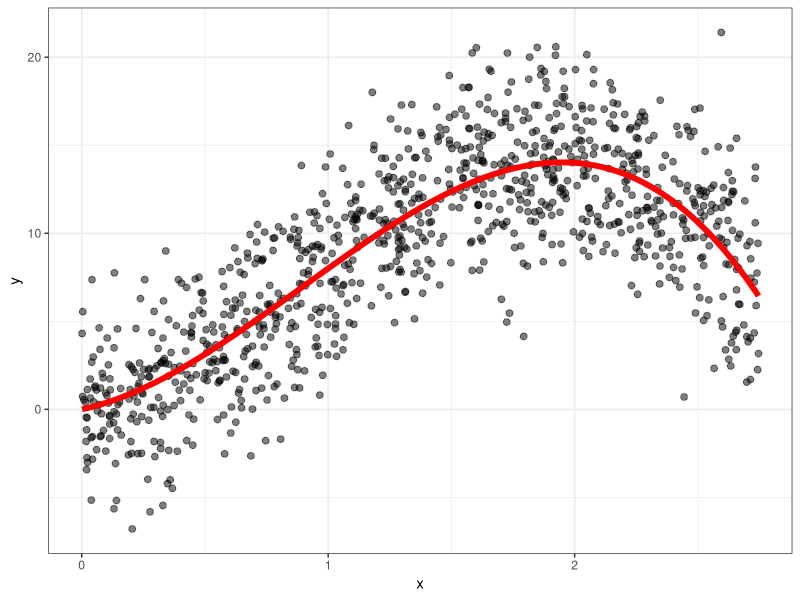
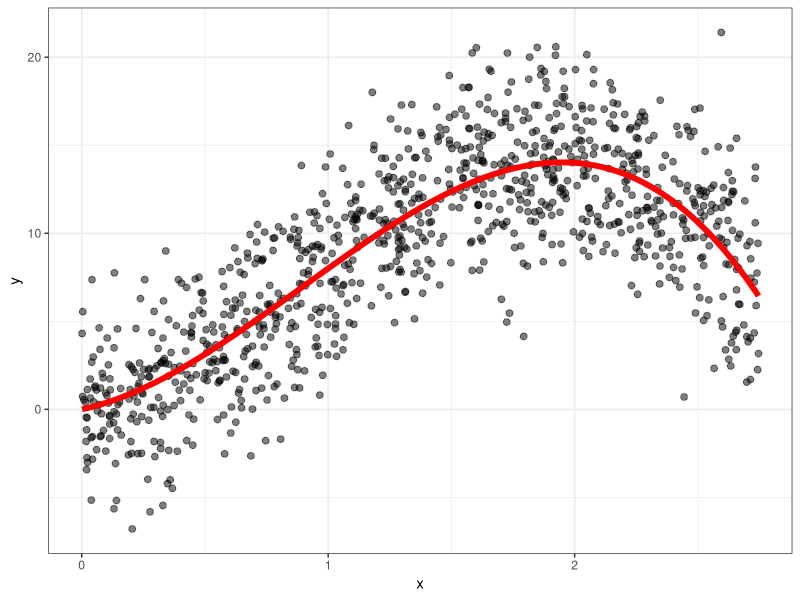
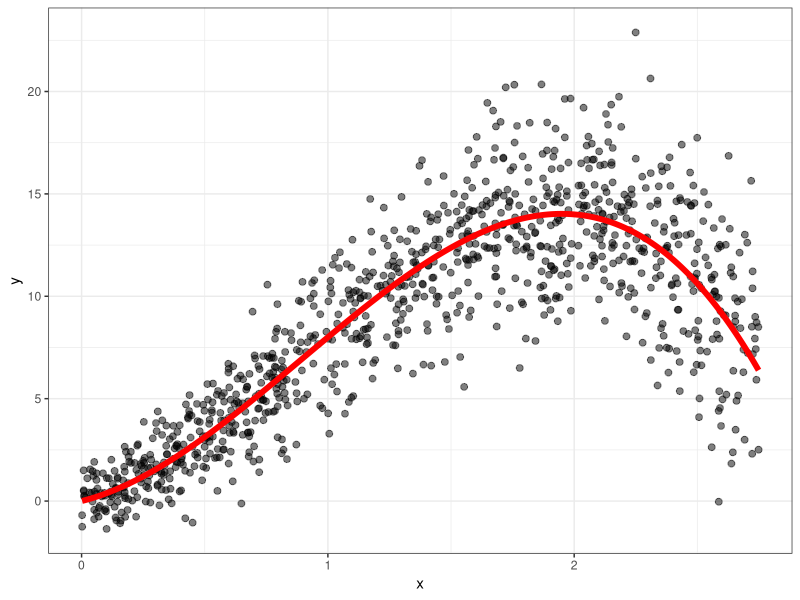
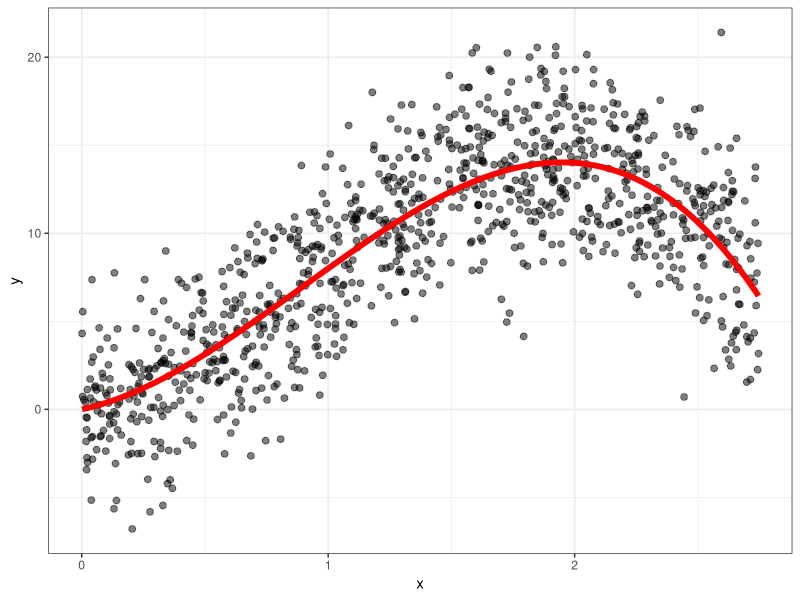
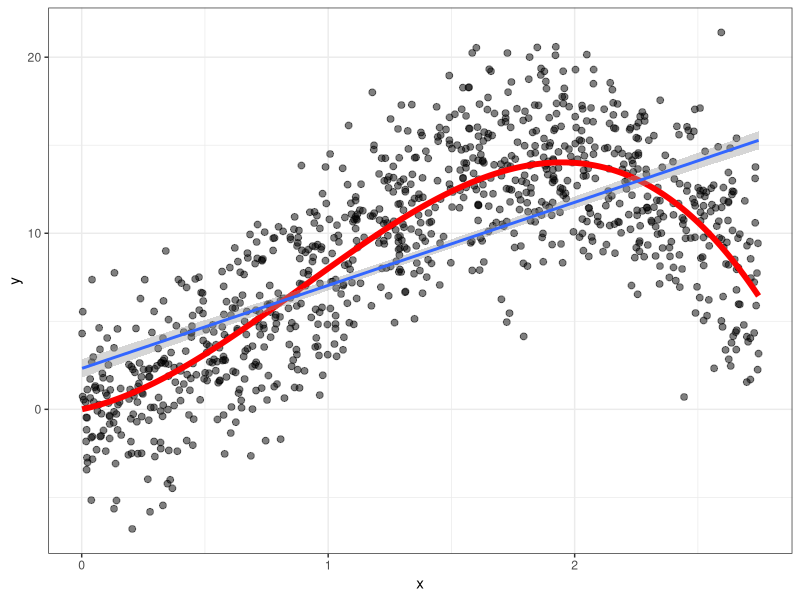
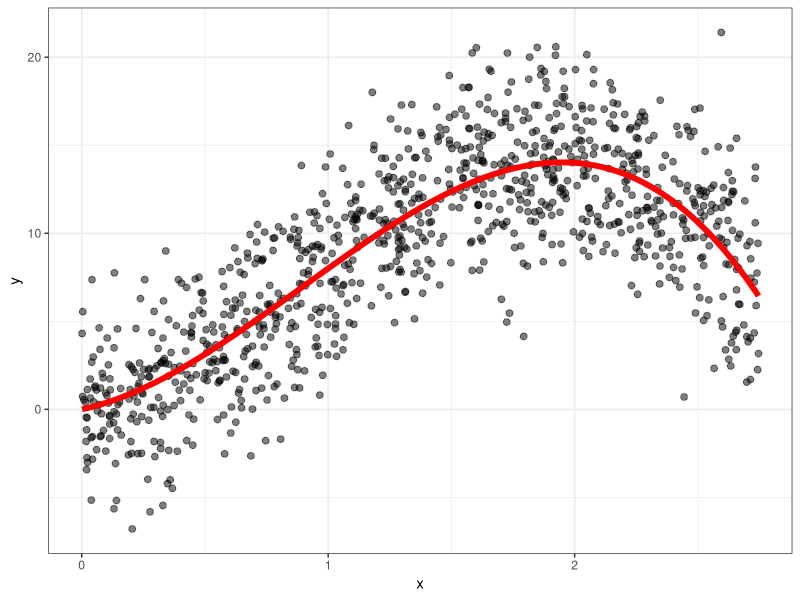
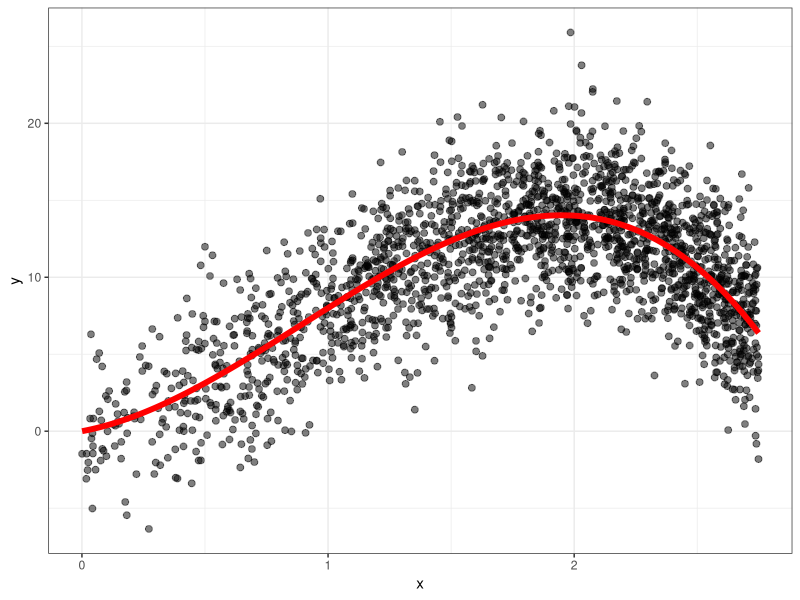
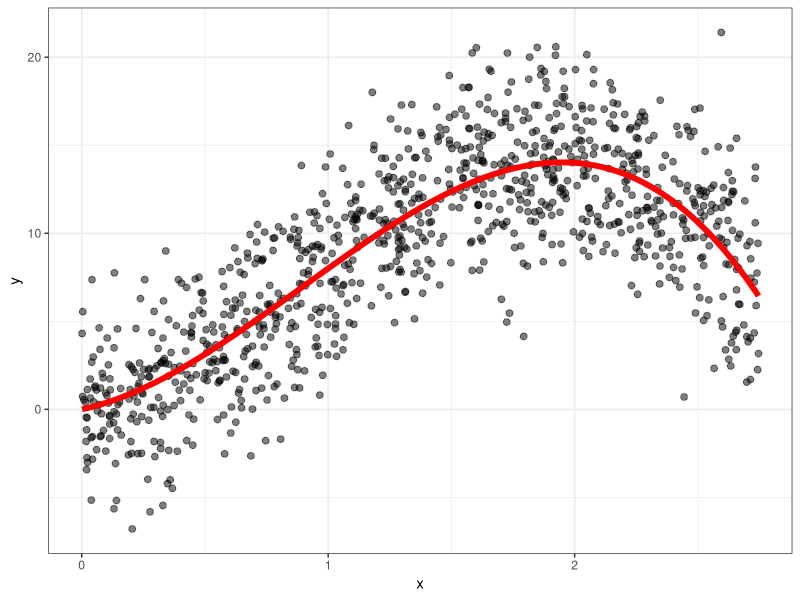

Write R code to recreate these figures, in order. (Note: a time limit stopped this script after it produced the figures.)
## ---- chunk 1
library(tidyverse)
knitr::opts_chunk$set(fig.height=5, fig.width=8.5, fig.align="center", warning = F, message = F)
## ---- chunk 2
n <- 1000
dat <- tibble(x = runif(n, min = 0, max = 2.75)) |> 
  mutate(mu = 3*x + 8*x^2 - 3*x^3,
         y = rnorm(n, mean = mu, sd = 3))
p <- dat |> 
  ggplot(aes(x = x, y = y)) + 
  geom_point(alpha = .5, size = 2) +
  theme_bw() + 
  geom_line(aes(y = mu), col = "red", lwd = 2)
p
## ---- chunk 3
p
## ---- chunk 4
tibble(x = runif(n, min = 0, max = 2.75)) |> 
  mutate(mu = 3*x + 8*x^2 - 3*x^3,
         y = rnorm(n, mean = mu, sd = 1 + x)) |> 
  ggplot(aes(x = x, y = y)) + 
  geom_point(alpha = .5, size = 2) +
  theme_bw() + 
  geom_line(aes(y = mu), col = "red", lwd = 2)
## ---- chunk 5
p
## ---- chunk 6
p + 
  geom_smooth(method = lm)
## ---- chunk 7
p
## ---- chunk 8
n <- 5000
tibble(x = rnorm(n, mean = 3, sd = 1.5)) |> 
  mutate(mu = 3*x + 8*x^2 - 3*x^3,
         y = rnorm(n, mean = mu, sd = 3)) |> 
  filter(x > 0 & x < 2.75) |> 
  ggplot(aes(x = x, y = y)) + 
  geom_point(alpha = .5, size = 2) +
  theme_bw() + 
  geom_line(aes(y = mu), col = "red", lwd = 2)
## ---- chunk 9
p
## ---- chunk 10
head(dat, 4)
## ---- chunk 11
dat |> 
  summarize(var(y), var(y - mu), var(mu))
## ---- chunk 12
cef_alpha <- 0
cef_slope <- 2
n <- 15

set.seed(60641)
dat <- tibble(x = runif(n)) |> 
  mutate(y = rnorm(n, mean = cef_alpha + cef_slope*x, sd = .5)) |> 
  arrange(x)

the_lm <- lm(y ~ x, data = dat)

i <- 15
j <- 12
dat |> 
  ggplot(aes(x = x, y = y)) + 
  geom_point() + 
  geom_abline(slope = cef_slope, intercept = cef_alpha, col = "red", lwd = 1) + 
  geom_abline(slope = coef(the_lm)[2], intercept = coef(the_lm)[1], col = "black", lwd = 1) + 
  geom_text(x = .9, y = 1.9, label = "CEF", col = "red") + 
  geom_text(x = .9, y = .1 + predict(the_lm, newdata = data.frame(x = .9)), label = "OLS", col = "black") +
  geom_segment(x = dat$x[i], xend = dat$x[i], y = 2*dat$x[i], yend = dat$y[i], col = "red") + 
  geom_segment(x = dat$x[j], xend = dat$x[j], y = predict(the_lm, newdata = data.frame(x = dat$x[j])), yend = dat$y[j], col = "black")
  
 
## ---- chunk 13
msr <- function(intercept, slope, dat){
  dat |> 
    mutate(prediction = intercept + slope*x,
           resid = y - prediction) |> 
    summarize(mean(resid^2)) |> as.numeric()}

betas <- expand_grid(intercept = seq(-1, 1, by = .025),
                    slope = seq(0, 4, by = .025))
                    
msrs <- betas |> mutate(msr = map2_dbl(intercept, slope, msr, dat = dat)) 

the_min <- msrs |> filter(msr == min(msr))
## ---- chunk 14
nudge_x <-.05
nudge_y <-.025

msrs |> 
  ggplot(aes(x = intercept, y = slope, z = msr)) + 
  geom_contour() + 
  geom_point(x = coef(the_lm)[1], y = coef(the_lm)[2]) + 
  geom_point(x = 0, y = 2, col = "red") + 
  labs(x = "Intercept", y = "Slope", title = "Sum of squared residuals by grid method") +
  geom_text(x = 0 + nudge_x, y = 2 + nudge_y, label = "BLP") + 
  geom_text(data = the_min, aes(label = "Minimum\nSSR\ngrid point"), nudge_x = nudge_x, nudge_y = nudge_y)


## ---- chunk 15
X <- cbind(1, dat$x)
Y <- dat$y
solve(t(X)%*%X)%*%(t(X)%*%Y)
## ---- chunk 16
lm(y ~ x, data = dat)
## ---- chunk 17
lm(y ~ x, data = dat) |> summary()
## ---- chunk 18
pres <- read_csv("./../data/pres_data.csv") %>% 
  filter(year < 2020)
## ---- chunk 19
vote_app <- pres %>% 
  ggplot(aes(x = juneapp, y = incvote, label = year)) + 
  geom_point() + 
  ggrepel::geom_text_repel(size = 2) 
vote_app
## ---- chunk 20
vote_app + 
  geom_smooth(method = lm, se = F)
## ---- chunk 21
lm(incvote ~ juneapp, 
   data = pres)
## ---- chunk 22
# add variables to data
pres2 <- pres |> 
  mutate(juneapp_squared = juneapp^2,
         juneapp_cubed = juneapp^3)
lm(incvote ~ juneapp + juneapp_squared + juneapp_cubed, data = pres2)
## ---- chunk 23
# add variables to formula using I()
lm(incvote ~ juneapp + I(juneapp^2) + I(juneapp^3), data = pres)
## ---- chunk 24
# poly() function
lm(incvote ~ poly(juneapp, degree = 3, raw = T), data = pres)
## ---- chunk 25
pres %>% 
  ggplot(aes(x = juneapp, y = incvote)) + 
  geom_point() + 
  geom_smooth(method = "lm", se = F)
## ---- chunk 26
pres %>% 
  ggplot(aes(x = juneapp, y = incvote)) + 
  geom_point() + 
  geom_smooth(method = "lm", se = F,   #<<
              formula = y ~ poly(x, 3)) #<<
## ---- chunk 27
pres %>% 
  ggplot(aes(x = juneapp, y = incvote)) + 
  geom_point() + 
  geom_smooth(method = "lm", se = F,
              formula = y ~ poly(x, 12)) + #<<
  coord_cartesian(ylim = c(45, 62))
## ---- chunk 28
p
## ---- chunk 29
draw_dat <- function(n = 15){
  tibble(x = runif(n, min = 0, max = 2.75)) |> 
    mutate(mu = 3*x + 8*x^2 - 3*x^3, y = rnorm(n, mean = mu, sd = 3))
}

get_mse <- function(dat, mod){
  dat |> 
    mutate(resid = dat$y - predict(mod, newdata = dat)) |> 
    summarize(mean(resid^2)) |> 
    as.numeric()  
}
## ---- chunk 30
cef_dat <- tibble(x = seq(0, 2.75, by = .01)) |> 
  mutate(mu = 3*x + 8*x^2 - 3*x^3)

plot_dat <- draw_dat(n = 25)

base_plot <- plot_dat |> 
  ggplot(aes(x = x, y = y)) + 
  geom_point() +
  geom_line(data = cef_dat, aes(y = mu), col = "red", lwd = 2) + 
  geom_text(x = 0, y = 1, col = "red", label = "CEF") + 
  coord_cartesian(ylim = c(-5, 20))
## ---- chunk 31
base_plot +
  geom_smooth(method = "lm", se = F) + 
  labs(title = "Linear fit (polynomial order = 1)")
## ---- chunk 32
base_plot +
  geom_smooth(method = "lm", se = F, formula = y ~ poly(x, 3)) +
  labs(title = "Cubic fit (polynomial order = 3)")
## ---- chunk 33
big_dat <- draw_dat(n = 15000)
mod <- lm(y ~ x, data = dat)
results <- expand_grid(k = c(1, 2, 3, 4, 5),
            rep = 1:200,
            n = c(15, 50, 100, 500)) |> 
  mutate(data = map(n, draw_dat),
         mod = map2(k, data, ~ lm(y ~ poly(x, .x), data = .y)),
         mse_in_sample = map2_dbl(data, mod, get_mse),
         mse_out_of_sample = map_dbl(mod, get_mse, dat = big_dat)) 
## ---- chunk 34
results |> 
  pivot_longer(cols = contains("sample"), names_prefix = "mse_") |> 
  group_by(k, n, name) |> 
  summarize(value = mean(value)) |> 
  mutate(name = ifelse(name == "in_sample", "Mean squared residual\n(in sample)", "Mean squared residual\n(in large sample from\nthe population)"),
         samp_size = factor(str_c("n = ", n)),
         samp_size = fct_reorder(samp_size, n)) |> 
  ggplot(aes(x = k, y = value, col = name)) + 
  geom_line(lwd = 1) + 
  coord_cartesian(ylim = c(0,30)) + 
  facet_wrap(vars(samp_size)) + 
  labs(x = "Order of polynomial", y = "Value", col = "") + 
  scale_color_manual(values = c("red", "black"))
## ---- chunk 35
pres |> 
  mutate(demhouse = as.integer(year %in% c(1950:1992, 2008)),
         demsen = as.integer(year %in% c(1950:1980, 1988:1994, 2002, 2008:2014)),
         demsum = demhouse + demsen + deminc,
         unified = ifelse(demsum == 3 | demsum == 0, "Unified government", "Not unified government")) -> pres_dat2
## ---- chunk 36
pres_dat2 |> 
  ggplot(aes(x = q2gdp, y = incvote, col = unified)) + 
  geom_point() + 
  geom_smooth(method = "lm", se = F) + 
  scale_color_manual(values = c("red", "darkgreen")) + 
  labs(col = "")
## ---- chunk 37
lm(incvote ~ q2gdp*unified, data = pres_dat2)
## ---- chunk 38
pres_dat3 <- pres_dat2 |> 
  mutate(interaction = q2gdp*as.integer(unified == "Unified government"))
lm(incvote ~ q2gdp + unified + interaction, data = pres_dat3)
